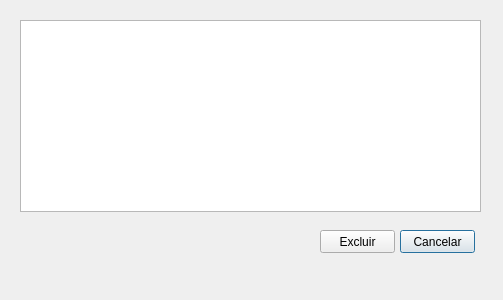
<?xml version="1.0" encoding="UTF-8"?>
<ui version="4.0">
 <class>FrmPesqCarroDialog</class>
 <widget class="QDialog" name="FrmPesqCarroDialog">
  <property name="geometry">
   <rect>
    <x>0</x>
    <y>0</y>
    <width>503</width>
    <height>300</height>
   </rect>
  </property>
  <property name="windowTitle">
   <string>Pesquisa Carro</string>
  </property>
  <widget class="QTableView" name="carroView">
   <property name="geometry">
    <rect>
     <x>20</x>
     <y>20</y>
     <width>461</width>
     <height>192</height>
    </rect>
   </property>
  </widget>
  <widget class="QPushButton" name="btCancelar">
   <property name="geometry">
    <rect>
     <x>400</x>
     <y>230</y>
     <width>75</width>
     <height>23</height>
    </rect>
   </property>
   <property name="text">
    <string>Cancelar</string>
   </property>
  </widget>
  <widget class="QPushButton" name="btExcluir">
   <property name="geometry">
    <rect>
     <x>320</x>
     <y>230</y>
     <width>75</width>
     <height>23</height>
    </rect>
   </property>
   <property name="text">
    <string>Excluir</string>
   </property>
  </widget>
 </widget>
 <resources/>
 <connections/>
</ui>
